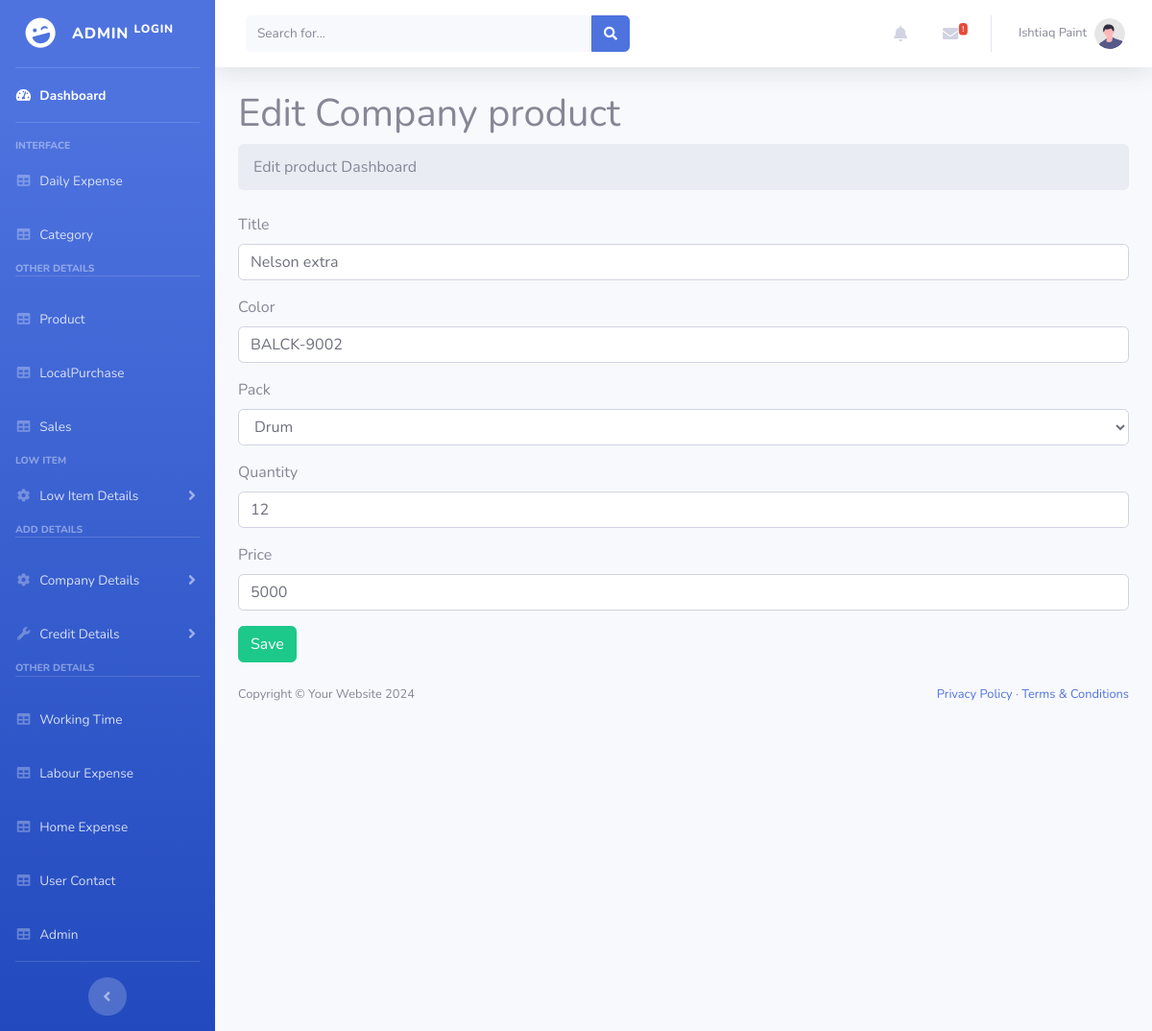
Page /admin/CompanyProductEdit.php?id=1 (signed in) on the committed database.
### tables this page shows
CREATE TABLE `companyproduct` (
  `id` int(100) NOT NULL,
  `cate_id` int(11) NOT NULL,
  `title` varchar(255) NOT NULL,
  `color` varchar(255) NOT NULL,
  `pack` varchar(255) NOT NULL,
  `quantity` varchar(255) NOT NULL,
  `price` int(255) NOT NULL
);

### admin/CompanyProductEdit.php (the view, shortened to what this page needs)
<?php
include_once("DatabaseConn.php");
if(isset($_GET['id'])) {
    $id = $_GET['id'];
    $query = "SELECT * FROM companyproduct WHERE id = ?";
    $stmt = mysqli_prepare($conn, $query);
    mysqli_stmt_bind_param($stmt, "i", $id);
    mysqli_stmt_execute($stmt);
    $result = mysqli_stmt_get_result($stmt);
    $row = mysqli_fetch_assoc($result);
}
?>
<!DOCTYPE html>
<html lang="en">
<head>
    <link href="vendor/fontawesome-free/css/all.min.css" rel="stylesheet" type="text/css">
    <link href="css/sb-admin-2.min.css" rel="stylesheet">
    <link href="vendor/datatables/dataTables.bootstrap4.min.css" rel="stylesheet">
</head>
<body class="sb-nav-fixed">
    <?php include_once("Header.php"); ?>
    <div id="layoutSidenav_content">
        <main>
            <div class="container-fluid px-4">
                <h1 class="mt-4">Edit Company product</h1>
                <ol class="breadcrumb mb-4">
                    <li class="breadcrumb-item active">Edit product Dashboard</li>
                </ol>
                <form action="companyproductupdate.php?id=<?= $row['id'] ?>" method="POST" enctype="multipart/form-data">
                    <div class="mb-3">
                        <label for="" class="form-label">Title</label>
                        <input type="text" value="<?= $row['title'] ?>" name="txttitle" class="form-control" aria-describedby="emailHelp" required>
                    </div>
                    <div class="mb-3">
                        <label for="" class="form-label">Color</label>
                        <input type="text" value="<?= $row['color'] ?>" name="txtcolor" class="form-control" required >
                    </div>
                    <div class="mb-3">
                        <label for="" class="form-label">Pack</label>
                        <select name="txtpack" class="form-control" required >
                            <option value="Drum" <?php if($row['pack'] == "Drum") echo "selected"; ?>>Drum</option>
                        </select>
                    </div>
                    <div class="mb-3">
                        <label for="" class="form-label">Quantity</label>
                        <input type="number" value="<?= $row['quantity'] ?>" name="txtquantity" class="form-control" required >
                    </div>
                    <div class="mb-3">
                        <label for="" class="form-label">Price</label>
                        <input type="number" value="<?= $row['price'] ?>" name="txtprice" class="form-control" required>
                    </div>
                    <button type="submit" class="btn btn-success" name="submit">Save</button>
                </form>
            </div>
        </main>
        <footer class="py-4 bg-light mt-auto">
            <div class="container-fluid px-4">
                <div class="d-flex align-items-center justify-content-between small">
                    <div class="text-muted">Copyright &copy; Your Website <?php echo date("Y"); ?></div>
                    <div>
                        <a href="#">Privacy Policy</a>
                        &middot;
                        <a href="#">Terms &amp; Conditions</a>
                    </div>
                </div>
            </div>
        </footer>
    </div>
</body>
</html>

### rows in the picture
companyproduct: txttitle "Nelson extra", txtcolor "BALCK-9002", txtpack "Drum", txtquantity "12", txtprice "5000"
